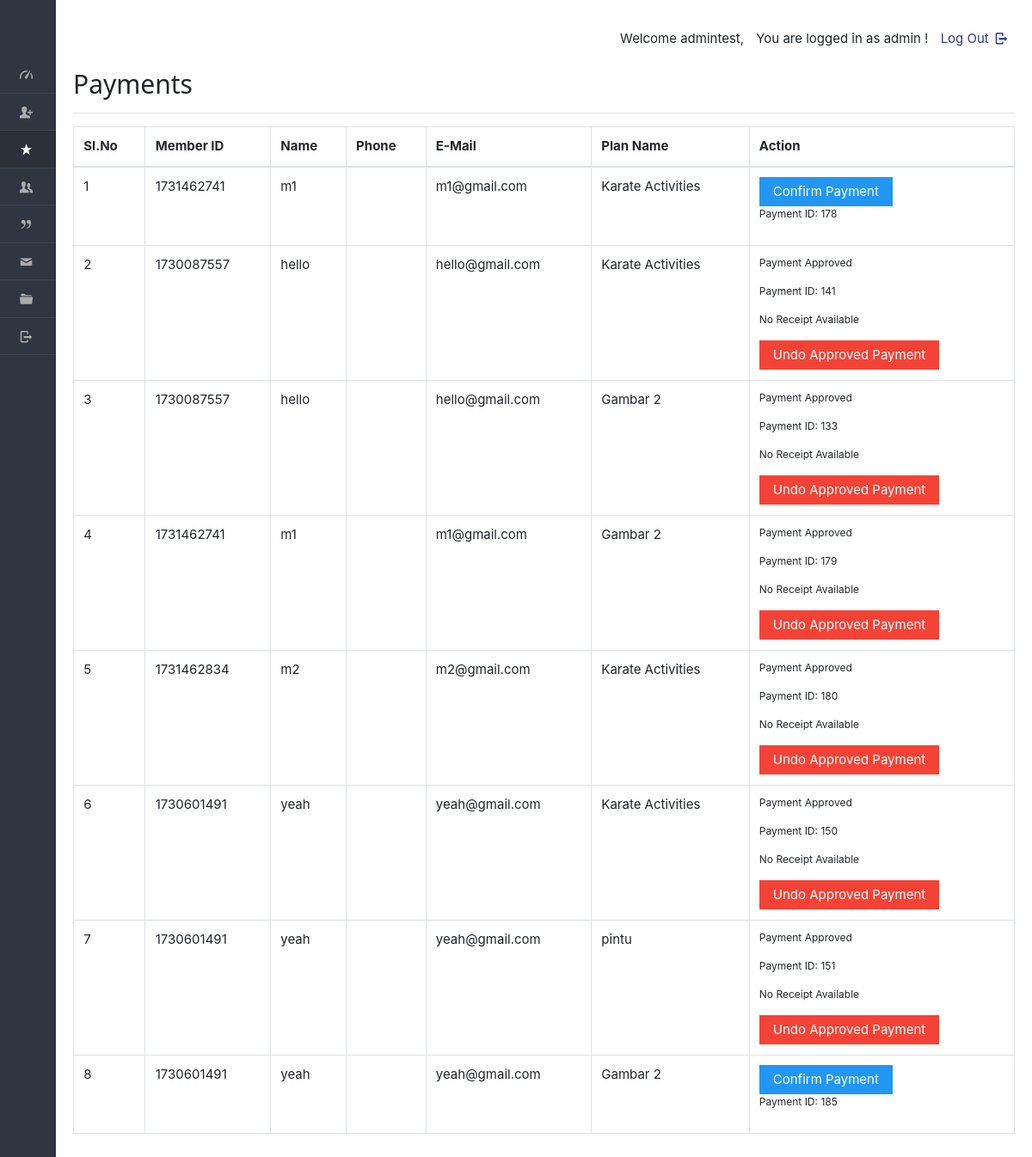
Before: /dashboard/admin/payments.php (signed in) with the older database file.
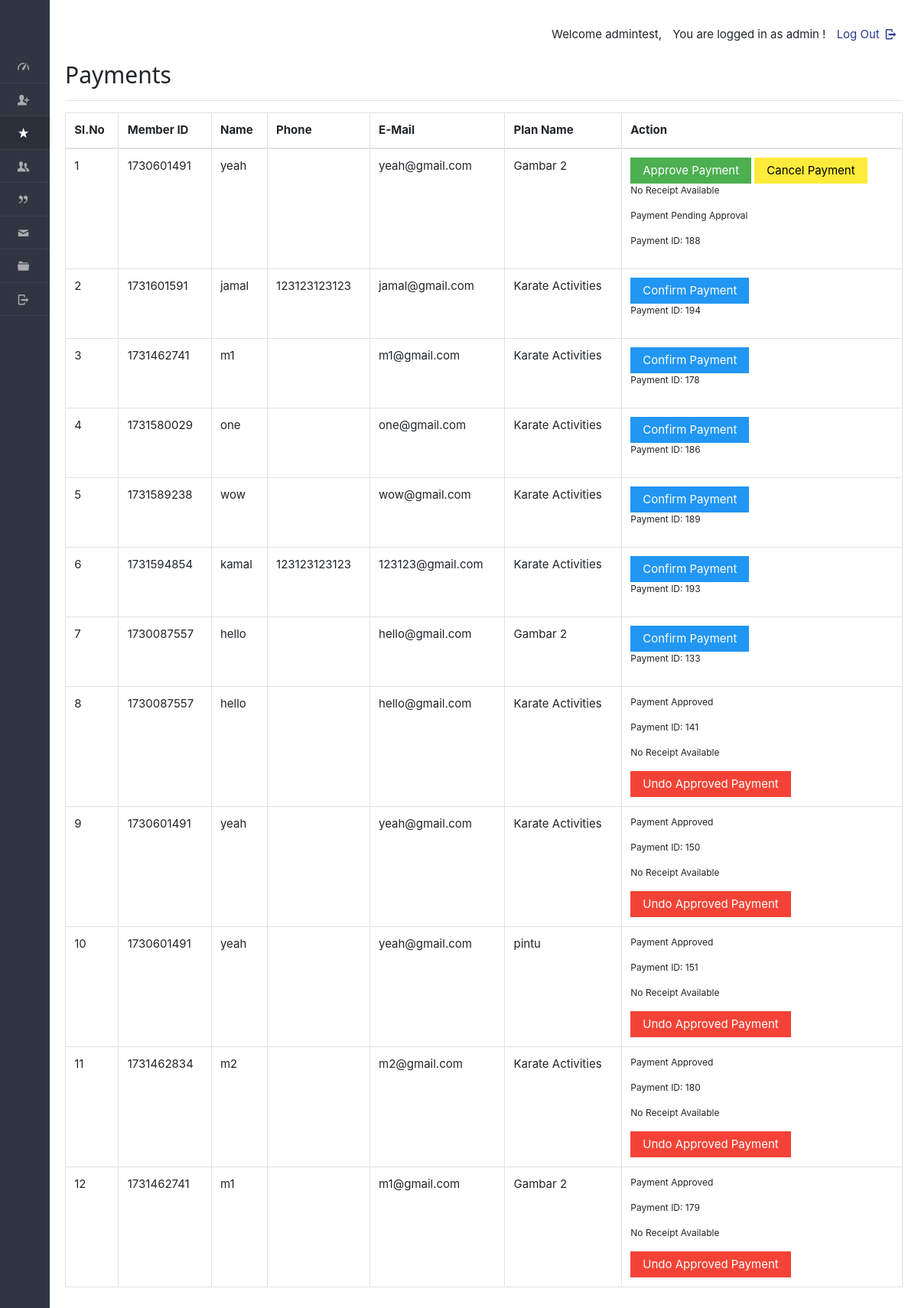
After: the same page with the newer database file.
### tables this page shows
CREATE TABLE IF NOT EXISTS `enrolls_to` (
  `et_id` int NOT NULL AUTO_INCREMENT,
  `planid` varchar(8) NOT NULL,
  `userid` varchar(20) NOT NULL,
  `paid_date` varchar(40) NOT NULL,
  `expire` varchar(40) NOT NULL,
  `hasPaid` varchar(5) NOT NULL DEFAULT 'no',
  `hasApproved` varchar(5) NOT NULL,
  `receiptIMG` varchar(100) NOT NULL,
  PRIMARY KEY (`et_id`)
);

CREATE TABLE IF NOT EXISTS `users` (
  `userid` varchar(20) NOT NULL,
  `pass_key` varchar(100) NOT NULL,
  `imageid` varchar(200) DEFAULT NULL,
  `username` varchar(40) DEFAULT NULL,
  `fullName` varchar(100) DEFAULT NULL,
  `gender` varchar(8) DEFAULT NULL,
  `mobile` varchar(20) DEFAULT NULL,
  `email` varchar(200) DEFAULT NULL,
  `dob` varchar(40) DEFAULT NULL,
  `joining_date` varchar(40) DEFAULT NULL,
  `hasApproved` varchar(10) DEFAULT NULL,
  `matrixNumber` varchar(255) NOT NULL,
  `courseName` varchar(255) NOT NULL,
  `no_ic` varchar(50) DEFAULT NULL,
  PRIMARY KEY (`userid`)
);

CREATE TABLE IF NOT EXISTS `plan` (
  `planid` varchar(8) NOT NULL,
  `tid` varchar(45) DEFAULT NULL,
  `planName` varchar(20) NOT NULL,
  `description` varchar(200) NOT NULL,
  `planType` varchar(50) NOT NULL,
  `startDate` varchar(50) NOT NULL,
  `endDate` varchar(50) NOT NULL,
  `duration` int NOT NULL,
  `validity` varchar(20) NOT NULL DEFAULT 'Lifetime',
  `amount` int NOT NULL DEFAULT '0',
  `active` varchar(255) NOT NULL,
  PRIMARY KEY (`planid`),
  KEY `idx_plan_name` (`planName`),
  KEY `idx_plan_type` (`planType`),
  KEY `idx_description` (`description`),
  KEY `idx_active` (`active`)
);

### dashboard/admin/payments.php (the view, shortened to what this page needs)
<!DOCTYPE html>
<html lang="en">
<head>
    <link rel="stylesheet" href="../../css/style.css" id="style-resource-5">
    <link rel="stylesheet" href="../../css/dashMain.css">
    <link rel="stylesheet" type="text/css" href="../../css/entypo.css">
    <link href="a1style.css" type="text/css" rel="stylesheet">
    <link rel="stylesheet" href="../../css/bootstrap.min.css">
    <link rel="stylesheet" href="../../css/insidedashboard.css">
    <link rel="stylesheet" href="../../css/dashboard/sidebar.css">
</head>
<body class="page-body page-fade" onload="collapseSidebar()">
<div class="page-container sidebar-collapsed" id="navbarcollapse">
    <div class="sidebar-menu">
        <header class="logo-env">
        </header>
        <?php include('nav.php'); ?>
    </div>
    <div class="main-content">
        <div class="row">
            <div class="col-md-6 col-sm-8 clearfix"></div>
            <div class="col-md-6 col-sm-4 clearfix hidden-xs">
                <ul class="list-inline links-list pull-right">
                    <li>
                        <a href="logout.php">Log Out <i class="entypo-logout right"></i></a>
                    </li>
                </ul>
            </div>
        </div>
        <h2>Payments</h2>
        <hr />
        <table class="table table-bordered">
            <thead>
                <tr>
                    <th>Sl.No</th>
                    <th>Member ID</th>
                    <th>Name</th>
                    <th>Phone</th>
                    <th>E-Mail</th>
                    <th>Plan Name</th>
                    <th>Action</th>
                </tr>
            </thead>
            <tbody>
<?php
$query = "SELECT e.*, u.username, u.mobile, u.email, p.planName
          FROM enrolls_to e
          JOIN users u ON e.userid = u.userid
          JOIN plan p ON e.planid = p.planid
          ORDER BY e.expire";
$result = mysqli_query($con, $query);
$sno = 1;
if (mysqli_num_rows($result) > 0) {
    while ($row = mysqli_fetch_array($result, MYSQLI_ASSOC)) {
        $uid = $row['userid'];
        $planid = $row['planid'];
        $planName = $row['planName'];
        $hasPaid = $row['hasPaid'];
        $hasApproved = $row['hasApproved'];
        $et_id = $row['et_id'];
        $receiptIMG = $row['receiptIMG'];
        echo "<tr>";
        echo "<td>" . $sno . "</td>";
        echo "<td>" . htmlspecialchars($row['userid']) . "</td>";
        echo "<td>" . htmlspecialchars($row['username']) . "</td>";
        echo "<td>" . htmlspecialchars($row['mobile']) . "</td>";
        echo "<td>" . htmlspecialchars($row['email']) . "</td>";
        echo "<td>" . htmlspecialchars($planName) . "</td>";
        $sno++;
if ($hasPaid === 'no') {
    echo "<td>
            <form action='make_payments.php' method='post'>
                <input type='hidden' name='userID' value='" . htmlspecialchars($uid) . "'/>
                <input type='hidden' name='planID' value='" . htmlspecialchars($planid) . "'/>
                <input type='hidden' name='et_id' value='" . htmlspecialchars($et_id) . "'/>
                <input type='submit' class='a1-btn a1-blue' value='Confirm Payment'/>
            </form>
            <p>Payment ID: $et_id</p>
          </td>";
} elseif ($hasPaid === 'yes' && $hasApproved === 'no') {
echo "<td>
    <form action='approve_payment.php' method='post' style='display:inline;'>
        <input type='hidden' name='userID' value='" . htmlspecialchars($uid) . "'/>
        <input type='hidden' name='planID' value='" . htmlspecialchars($planid) . "'/>
        <input type='hidden' name='et_id' value='" . htmlspecialchars($et_id) . "'/>
        <input type='submit' class='a1-btn a1-green' value='Approve Payment'/>
    </form>
    <form action='cancel_payment.php' method='post' style='display:inline;'>
        <input type='hidden' name='et_id' value='" . htmlspecialchars($et_id) . "'/>
        <input type='hidden' name='userID' value='" . htmlspecialchars($uid) . "'/>
        <input type='submit' class='a1-btn a1-yellow' value='Cancel Payment' onclick='return confirm(\"Are you sure you want to cancel this payment?\");'/>
    </form>";
    if (!empty($receiptIMG)) {
        echo "<button class='a1-btn a1-orange' onclick='showModal(\"receiptModal-$uid\")'>View Receipt</button>";
    } else {
        echo "<p>No Receipt Available</p>";
    }
    echo "<p>Payment Pending Approval</p>
          <p>Payment ID: $et_id</p>
          </td>";
} elseif ($hasPaid === 'yes' && $hasApproved === 'yes') {
    echo "<td>
            <p>Payment Approved</p>
            <p>Payment ID: $et_id</p>";
    if (!empty($receiptIMG)) {
        echo "<button class='a1-btn a1-orange' onclick='showModal(\"receiptModal-$uid\")'>View Receipt</button>";
    } else {
        echo "<p>No Receipt Available</p>";
    }
    echo "<form action='undo_payment.php' method='post' style='display:inline;'>
            <input type='hidden' name='et_id' value='" . htmlspecialchars($et_id) . "'/>
            <input type='hidden' name='userID' value='" . htmlspecialchars($uid) . "'/>
            <input type='hidden' name='planID' value='" . htmlspecialchars($planid) . "'/>
            <input type='submit' class='a1-btn a1-red' value='Undo Approved Payment' onclick='return confirm(\"Are you sure you want to undo this payment?\");'/>
          </form>
          </td>";
} else {
    echo "<td>No Action Needed</td>";
}
echo "</tr>";
    }
} else {
    echo "<tr><td colspan='7'>No records found</td></tr>";
}
?>
            </tbody>
        </table>
    </div>
</div>
</body>
</html>

### dashboard/admin/nav.php (shortened to what this page needs)
<ul id="main-menu">
    <?php if (isset($_SESSION['is_admin_logged_in']) && $_SESSION['is_admin_logged_in']) { ?>
        <li id="dash"><a href="index.php"><i class="entypo-gauge"></i><span>Dashboard</span></a></li>
        <li id="regis"><a href="new_entry.php"><i class="entypo-user-add"></i><span>New Registration</span></a></li>
        <li id="paymnt"><a href="payments.php"><i class="entypo-star"></i><span>Payments</span></a></li>
        <li class="active"><a href="view_mem.php"><i class="entypo-users"></i><span>Members</span></a></li>
        <li><a href="view_plan.php"><i class="entypo-quote"></i><span>Event Planning</span></a></li>
        <li id="messageCenter"><a href="messageCenter.php"><i class="entypo-mail"></i><span>Message Center</span></a></li>
        <li id="adminprofile"><a href="more-userprofile.php"><i class="entypo-folder"></i><span>Profile</span></a></li>
        <li><a href="logout.php"><i class="entypo-logout"></i><span>Logout</span></a></li>
    <?php } ?>
</ul>

### css/style.css (style rules this page uses)
html { font-size: 62.5%; font-family: sans-serif; }
div { display: block; }
body { font-family: "Noto Sans", sans-serif, "Helvetica Neue", Helvetica, Arial, sans-serif; font-size: 12px; line-height: 1.428571429; display: block; margin: 0; }
*, *:before, *:after { box-sizing: border-box; }
a { text-decoration: none; background: transparent; }
p { margin: 0 0 8.5px; font-size: 12px; }
p { display: block; }
input, button, select, textarea { font-family: inherit; font-size: inherit; line-height: inherit; }
button, input { line-height: normal; }
button, input, select, textarea { font-family: inherit; font-size: 100%; margin: 0; }
input { background-color: white; cursor: text; padding: 1px; border-width: 2px; border-style: inset; border-color: initial; border-image: initial; }
input, textarea, select, button { text-rendering: auto; color: initial; letter-spacing: normal; word-spacing: normal; text-transform: none; text-indent: 0px; text-shadow: none; display: inline-block; text-align: start; margin: 0em; font: 400 13.3333px Arial; }
button, html input[type="button"], input[type="reset"], input[type="submit"] { cursor: pointer; }
a { color: #373e4a; text-decoration: none; }
a { background: transparent; }
a { color: #373e4a; }
.page-container { position: relative; padding-left: 280px; }
.page-container .sidebar-menu { position: absolute; width: 280px; top: 0; left: 0; bottom: 0; background: #303641; color: #aaabae; z-index: 1; min-height: 796px; box-sizing: border-box; }
.page-container .sidebar-menu .logo-env { width: 100%; padding: 35px; padding-bottom: 10px; box-sizing: border-box; }
.page-container.sidebar-collapsed { padding-left: 65px; }
.page-container.sidebar-collapsed .sidebar-menu { z-index: 4; width: 65px; }
.page-container.sidebar-collapsed .sidebar-menu .logo-env { display: block; padding: 20px; }
.page-container .sidebar-menu .logo-env:before, .page-container .sidebar-menu .logo-env:after { content: " "; display: table; }
.page-container .sidebar-menu .logo-env:after { clear: both; }
.page-container .sidebar-menu #main-menu { list-style: none; margin: 0; padding: 0; margin-bottom: 20px; }
ul, ol { margin-top: 0; margin-bottom: 8.5px; }
ul, menu, dir { display: block; list-style-type: disc; }
.page-container .sidebar-menu #main-menu li { position: relative; margin: 0; font-size: 12px; border-bottom: 1px solid rgba(69, 74, 84, 0.7); }
li { display: list-item; }
.page-container .sidebar-menu #main-menu li a { position: relative; display: block; padding: 10px 20px; color: #aaabae; z-index: 2; transition: color 250ms ease-in-out, background-color 250ms ease-in-out; }
.page-container .sidebar-menu #main-menu li a i { top: 1px; }
.page-container .sidebar-menu #main-menu li i { position: relative; font-size: 15px; margin-right: 5px; }
i, cite, em, var, address, dfn { font-style: italic; }

### css/entypo.css (style rules this page uses)
[class^="entypo-"]:before, [class*=" entypo-"]:before { font-family: "entypo"; font-style: normal; font-weight: normal; speak: none; display: inline-block; text-decoration: inherit; width: 1em; margin-right: .2em; text-align: center; font-variant: normal; text-transform: none; line-height: 1em; margin-left: .2em; }
.entypo-mail:before { content: '\e805'; }
.entypo-star:before { content: '\e808'; }
.entypo-users:before { content: '\e80b'; }
.entypo-user-add:before { content: '\e80c'; }
.entypo-quote:before { content: '\e833'; }
.entypo-folder:before { content: '\e850'; }
.entypo-logout:before { content: '\e85d'; }
.entypo-gauge:before { content: '\e8de'; }

### css/dashboard/sidebar.css (style rules this page uses)
.page-container { display: flex; min-height: 100vh; }
.sidebar-menu { width: 250px; background-color: #2b303a; color: #ffffff; }
.main-content { flex-grow: 1; padding: 20px; }

### dashboard/admin/payments.php (style rules this page uses)
.page-container .sidebar-menu #main-menu li#paymnt > a { background-color: #2b303a; color: #ffffff; }

Changed rows visible on the page:
removed enrolls_to: userid "1730601491", userid.username "yeah", userid.email "yeah@gmail.com", planid.planName "Gambar 2", et_id "185"
added enrolls_to: userid "1730601491", userid.username "yeah", userid.email "yeah@gmail.com", planid.planName "Gambar 2", shows "No Receipt Available", et_id "188"
added enrolls_to: userid "1731601591", userid.username "jamal", userid.mobile "123123123123", userid.email "jamal@gmail.com", planid.planName "Karate Activities", et_id "194"
added enrolls_to: userid "1731580029", userid.username "one", userid.email "one@gmail.com", planid.planName "Karate Activities", et_id "186"
added enrolls_to: userid "1731589238", userid.username "wow", userid.email "wow@gmail.com", planid.planName "Karate Activities", et_id "189"
added enrolls_to: userid "1731594854", userid.username "kamal", userid.mobile "123123123123", userid.email "123123@gmail.com", planid.planName "Karate Activities", et_id "193"
changed enrolls_to id 133: hasPaid "yes" → "no" (drawn); value "Undo Approved Payment" → "Confirm Payment"; moves up the list
shown differently, row unchanged: enrolls_to "m2@gmail.com": moves down the list
shown differently, row unchanged: enrolls_to id 179: moves down the list
